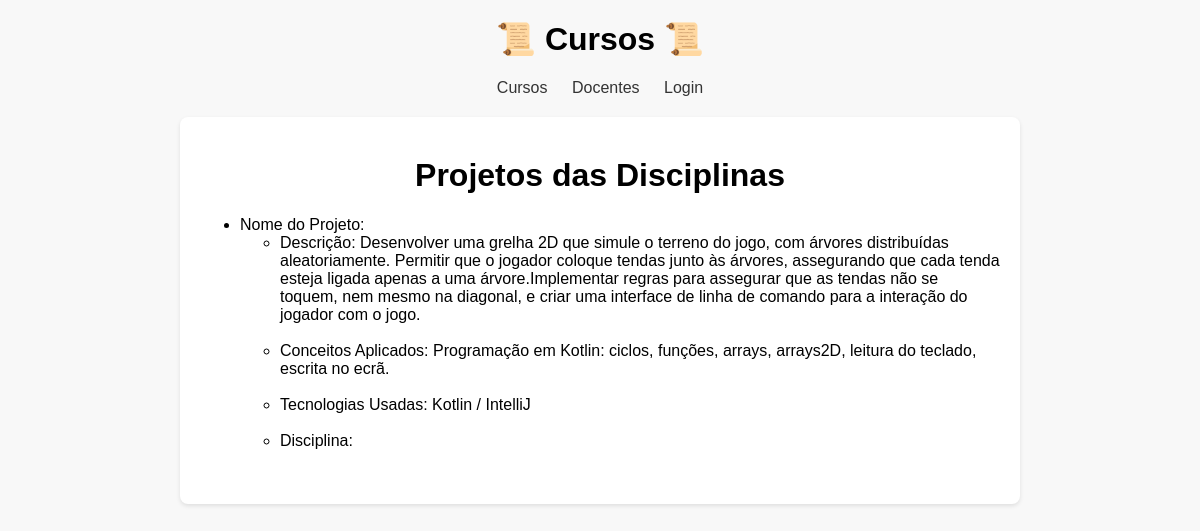
The app's page /curso/projetos/ with its own data.
### curso/models.py (models this page shows, shortened)
class Projeto(models.Model):
    nome = models.CharField(max_length=100)
    descricao = models.TextField()
    conceitos_aplicados = models.TextField()
    tecnologias_usadas = models.TextField()

### curso/views.py (the view)
# urls.py: path('projetos/', listar_projetos_disciplinas, name='listar_projetos_disciplinas'),
def listar_projetos_disciplinas(request):
    projetos = Projeto.objects.all()
    context = {
        'projetos': projetos
    }
    return render(request, 'curso/projeto.html', context)

### curso/templates/curso/projeto.html (shortened to what this page needs)
{% extends 'curso/layout.html' %}
{% block content %}
<h1>Projetos das Disciplinas</h1>
<ul>
    {% for projeto in projetos %}
    <li>Nome do Projeto: {{ projeto.nome_projeto }}</li>
    <ul>
        <li>Descrição: {{ projeto.descricao }}</li>
        <br>
        <li>Conceitos Aplicados: {{ projeto.conceitos_aplicados }}</li>
        <br>
        <li>Tecnologias Usadas: {{ projeto.tecnologias_usadas }}</li>
        <br>
        <li>Disciplina: {{ projeto.disciplina.nome }}</li>
        <br>
    </ul>
    {% endfor %}
</ul>
{% endblock %}

### static/css/css-curso.css (style rules this page uses)
body { font-family: Arial, sans-serif; margin: 0; padding: 0; background-color: #f8f8f8; }
h1 { text-align: center; margin-top: 20px; }

### records on screen
Projeto: descricao "Desenvolver uma grelha 2D que simule o terreno do jogo, com árvores distribuídas aleatoriamente. Permitir que o jogador coloque tendas junto às árvores, assegurando que cada tenda esteja ligada apenas a uma árvore.Implementar regras para assegurar que as tendas não se toquem, nem mesmo na diagonal, e criar uma interface de linha de comando para a interação do jogador com o jogo.", conceitos_aplicados "Programação em Kotlin: ciclos, funções, arrays, arrays2D, leitura do teclado, escrita no ecrã.", tecnologias_usadas "Kotlin / IntelliJ"
